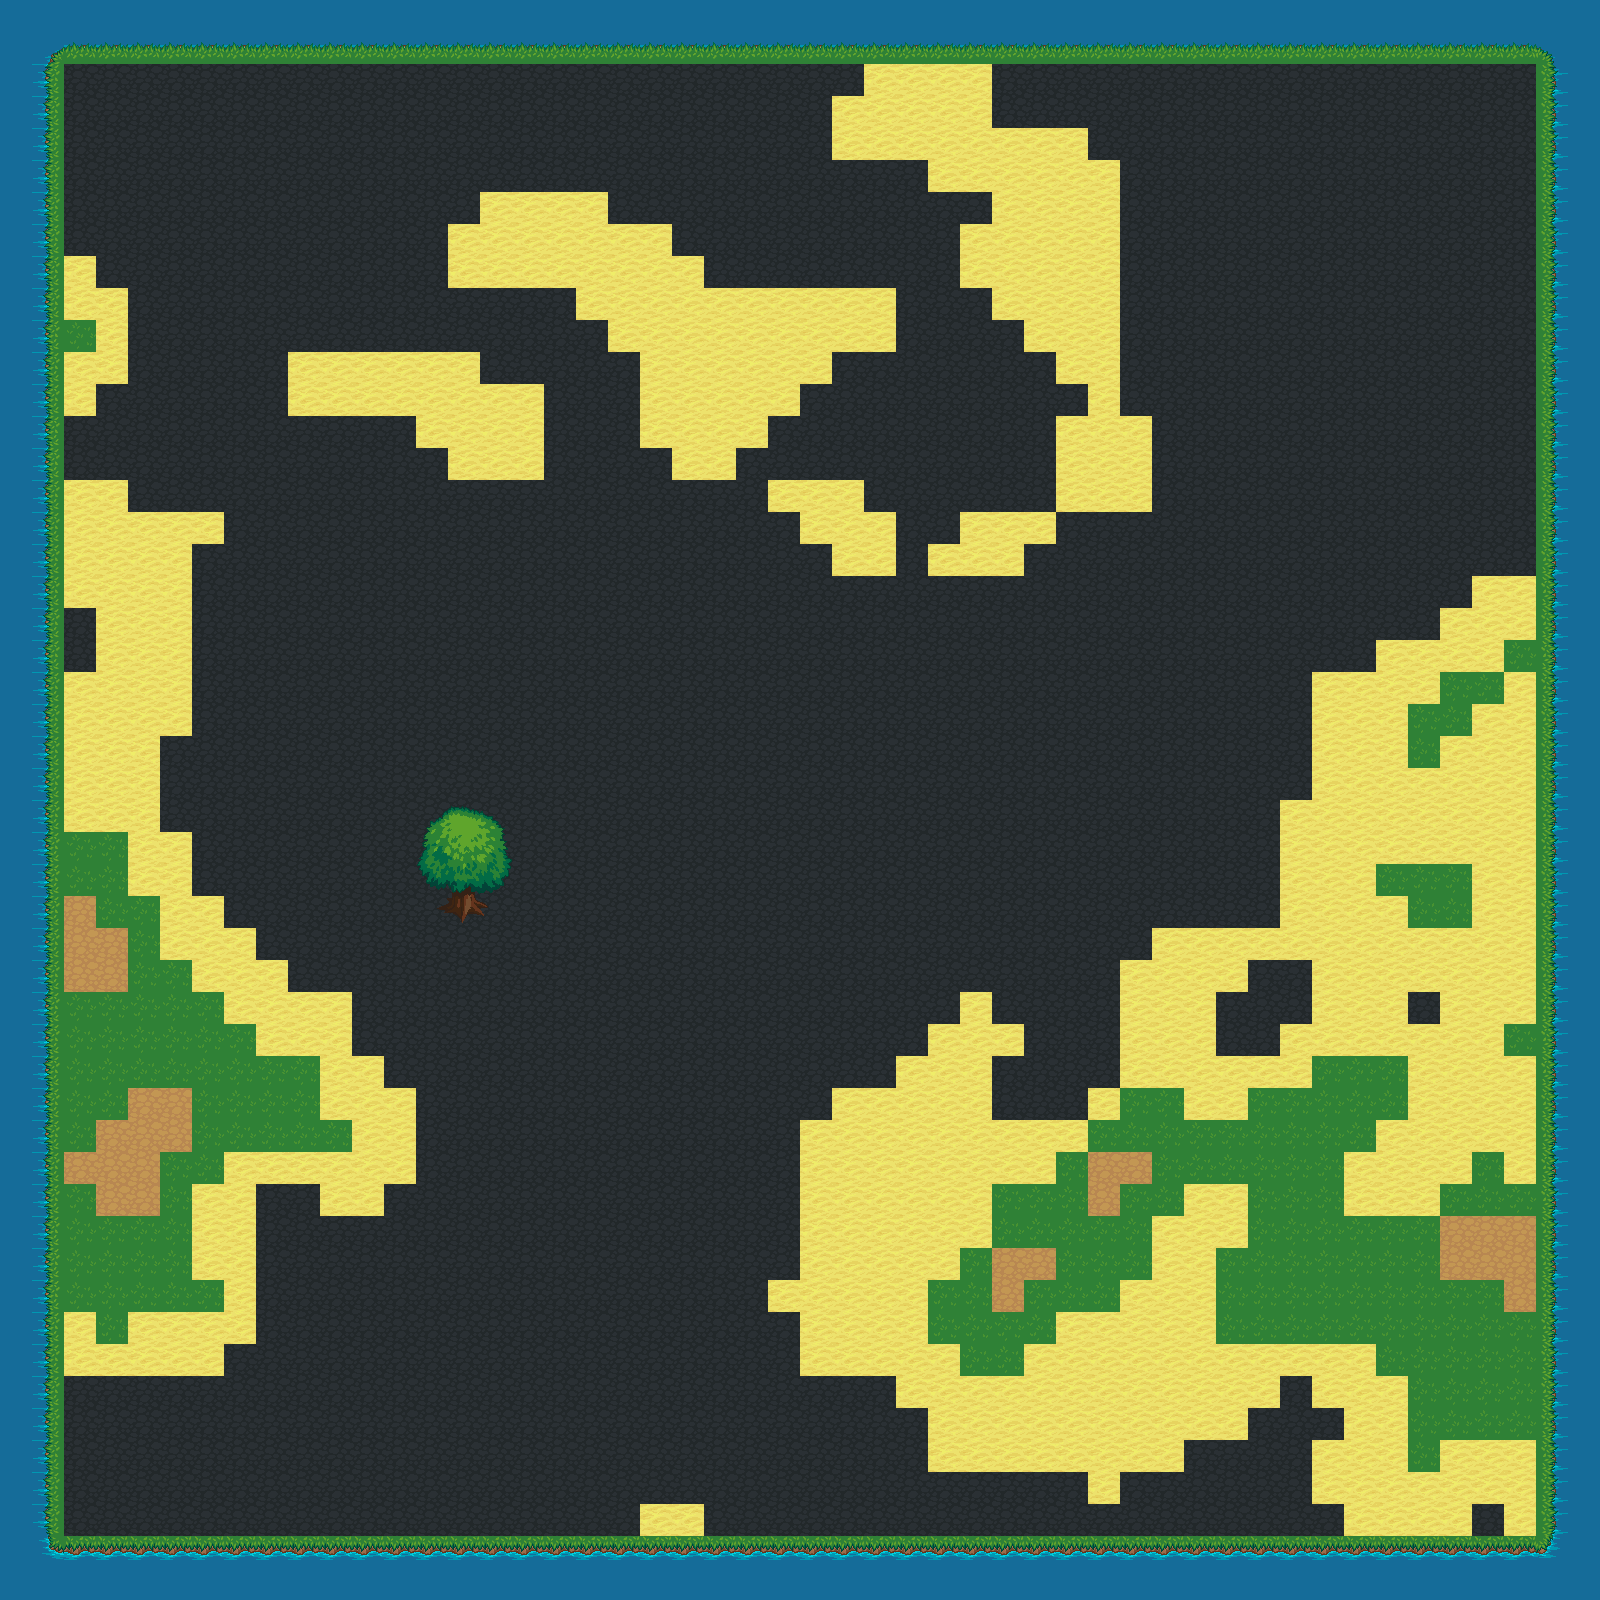

This game map was drawn from its Tiled (.tmx) file and the tilesets committed beside it. A one-line description and the trimmed map source follow:
An orthogonal 50x50 tile map with 32x32 px tiles, 4 tile layers (InBorder, Terrain, Item-1, Border), 2 tilesets.

<map version="1.2" tiledversion="1.2.3" orientation="orthogonal" renderorder="right-down" width="50" height="50" tilewidth="32" tileheight="32" infinite="0" nextlayerid="4" nextobjectid="1">
<tileset firstgid="1" source="base_out_atlas.tsx" />
<tileset firstgid="1025" source="terrain_atlas.tsx" />
<layer id="2" name="InBorder" width="50" height="50">
<data>[2500 cells, 2450 non-empty, 3 distinct tile ids]</data>
</layer>
<layer id="3" name="Terrain" width="50" height="50">
<data>[2500 cells, 2400 non-empty, 4 distinct tile ids]</data>
</layer>
<layer id="4" name="Item-1" width="50" height="50">
<data>[2500 cells, 12 non-empty, 12 distinct tile ids]</data>
</layer>
<layer id="1" name="Border" width="50" height="50">
<data>[2500 cells, 384 non-empty, 9 distinct tile ids]</data>
</layer>
</map>
